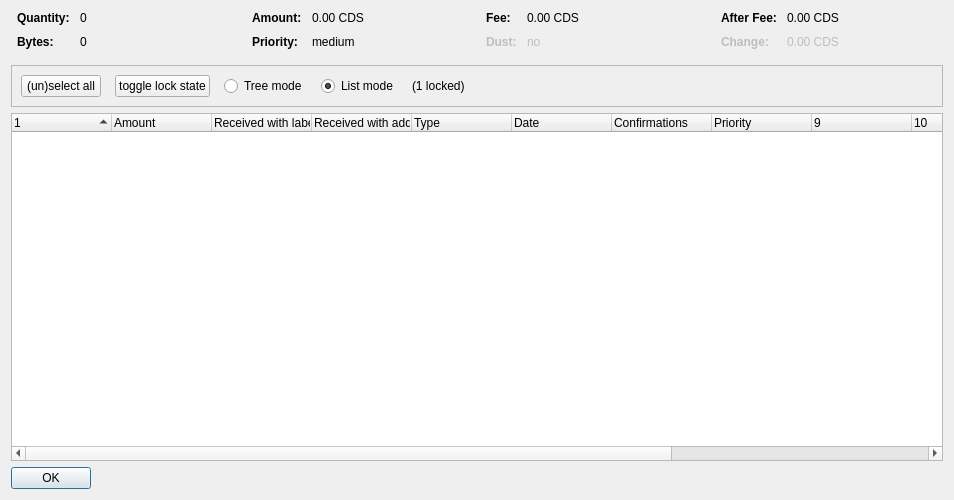
<?xml version="1.0" encoding="UTF-8"?>
<ui version="4.0">
 <class>CoinControlDialog</class>
 <widget class="QDialog" name="CoinControlDialog">
  <property name="geometry">
   <rect>
    <x>0</x>
    <y>0</y>
    <width>954</width>
    <height>500</height>
   </rect>
  </property>
  <property name="windowTitle">
   <string>Coin Selection</string>
  </property>
  <layout class="QVBoxLayout" name="verticalLayout">
   <item>
    <layout class="QHBoxLayout" name="horizontalLayoutTop" stretch="0,0,0,0">
     <property name="topMargin">
      <number>0</number>
     </property>
     <property name="bottomMargin">
      <number>10</number>
     </property>
     <item>
      <layout class="QFormLayout" name="formLayoutCoinControl1">
       <property name="horizontalSpacing">
        <number>10</number>
       </property>
       <property name="verticalSpacing">
        <number>10</number>
       </property>
       <property name="leftMargin">
        <number>6</number>
       </property>
       <property name="rightMargin">
        <number>6</number>
       </property>
       <item row="0" column="0">
        <widget class="QLabel" name="labelCoinControlQuantityText">
         <property name="font">
          <font>
           <weight>75</weight>
           <bold>true</bold>
          </font>
         </property>
         <property name="text">
          <string>Quantity:</string>
         </property>
        </widget>
       </item>
       <item row="0" column="1">
        <widget class="QLabel" name="labelCoinControlQuantity">
         <property name="cursor">
          <cursorShape>IBeamCursor</cursorShape>
         </property>
         <property name="contextMenuPolicy">
          <enum>Qt::ActionsContextMenu</enum>
         </property>
         <property name="text">
          <string notr="true">0</string>
         </property>
         <property name="textInteractionFlags">
          <set>Qt::LinksAccessibleByMouse|Qt::TextSelectableByKeyboard|Qt::TextSelectableByMouse</set>
         </property>
        </widget>
       </item>
       <item row="1" column="0">
        <widget class="QLabel" name="labelCoinControlBytesText">
         <property name="font">
          <font>
           <weight>75</weight>
           <bold>true</bold>
          </font>
         </property>
         <property name="text">
          <string>Bytes:</string>
         </property>
        </widget>
       </item>
       <item row="1" column="1">
        <widget class="QLabel" name="labelCoinControlBytes">
         <property name="cursor">
          <cursorShape>IBeamCursor</cursorShape>
         </property>
         <property name="contextMenuPolicy">
          <enum>Qt::ActionsContextMenu</enum>
         </property>
         <property name="text">
          <string notr="true">0</string>
         </property>
         <property name="textInteractionFlags">
          <set>Qt::LinksAccessibleByMouse|Qt::TextSelectableByKeyboard|Qt::TextSelectableByMouse</set>
         </property>
        </widget>
       </item>
      </layout>
     </item>
     <item>
      <layout class="QFormLayout" name="formLayoutCoinControl2">
       <property name="horizontalSpacing">
        <number>10</number>
       </property>
       <property name="verticalSpacing">
        <number>10</number>
       </property>
       <property name="leftMargin">
        <number>6</number>
       </property>
       <property name="rightMargin">
        <number>6</number>
       </property>
       <item row="0" column="0">
        <widget class="QLabel" name="labelCoinControlAmountText">
         <property name="font">
          <font>
           <weight>75</weight>
           <bold>true</bold>
          </font>
         </property>
         <property name="text">
          <string>Amount:</string>
         </property>
        </widget>
       </item>
       <item row="0" column="1">
        <widget class="QLabel" name="labelCoinControlAmount">
         <property name="cursor">
          <cursorShape>IBeamCursor</cursorShape>
         </property>
         <property name="contextMenuPolicy">
          <enum>Qt::ActionsContextMenu</enum>
         </property>
         <property name="text">
          <string notr="true">0.00 CDS</string>
         </property>
         <property name="textInteractionFlags">
          <set>Qt::LinksAccessibleByMouse|Qt::TextSelectableByKeyboard|Qt::TextSelectableByMouse</set>
         </property>
        </widget>
       </item>
       <item row="1" column="0">
        <widget class="QLabel" name="labelCoinControlPriorityText">
         <property name="font">
          <font>
           <weight>75</weight>
           <bold>true</bold>
          </font>
         </property>
         <property name="text">
          <string>Priority:</string>
         </property>
        </widget>
       </item>
       <item row="1" column="1">
        <widget class="QLabel" name="labelCoinControlPriority">
         <property name="cursor">
          <cursorShape>IBeamCursor</cursorShape>
         </property>
         <property name="contextMenuPolicy">
          <enum>Qt::ActionsContextMenu</enum>
         </property>
         <property name="text">
          <string>medium</string>
         </property>
         <property name="textInteractionFlags">
          <set>Qt::LinksAccessibleByMouse|Qt::TextSelectableByKeyboard|Qt::TextSelectableByMouse</set>
         </property>
        </widget>
       </item>
      </layout>
     </item>
     <item>
      <layout class="QFormLayout" name="formLayoutCoinControl3">
       <property name="horizontalSpacing">
        <number>10</number>
       </property>
       <property name="verticalSpacing">
        <number>10</number>
       </property>
       <property name="leftMargin">
        <number>6</number>
       </property>
       <property name="rightMargin">
        <number>6</number>
       </property>
       <item row="0" column="0">
        <widget class="QLabel" name="labelCoinControlFeeText">
         <property name="font">
          <font>
           <weight>75</weight>
           <bold>true</bold>
          </font>
         </property>
         <property name="text">
          <string>Fee:</string>
         </property>
        </widget>
       </item>
       <item row="0" column="1">
        <widget class="QLabel" name="labelCoinControlFee">
         <property name="cursor">
          <cursorShape>IBeamCursor</cursorShape>
         </property>
         <property name="contextMenuPolicy">
          <enum>Qt::ActionsContextMenu</enum>
         </property>
         <property name="text">
          <string notr="true">0.00 CDS</string>
         </property>
         <property name="textInteractionFlags">
          <set>Qt::LinksAccessibleByMouse|Qt::TextSelectableByKeyboard|Qt::TextSelectableByMouse</set>
         </property>
        </widget>
       </item>
       <item row="1" column="0">
        <widget class="QLabel" name="labelCoinControlLowOutputText">
         <property name="enabled">
          <bool>false</bool>
         </property>
         <property name="font">
          <font>
           <weight>75</weight>
           <bold>true</bold>
          </font>
         </property>
         <property name="text">
          <string>Dust:</string>
         </property>
        </widget>
       </item>
       <item row="1" column="1">
        <widget class="QLabel" name="labelCoinControlLowOutput">
         <property name="enabled">
          <bool>false</bool>
         </property>
         <property name="cursor">
          <cursorShape>IBeamCursor</cursorShape>
         </property>
         <property name="contextMenuPolicy">
          <enum>Qt::ActionsContextMenu</enum>
         </property>
         <property name="text">
          <string>no</string>
         </property>
         <property name="textInteractionFlags">
          <set>Qt::LinksAccessibleByMouse|Qt::TextSelectableByKeyboard|Qt::TextSelectableByMouse</set>
         </property>
        </widget>
       </item>
      </layout>
     </item>
     <item>
      <layout class="QFormLayout" name="formLayoutCoinControl4">
       <property name="horizontalSpacing">
        <number>10</number>
       </property>
       <property name="verticalSpacing">
        <number>10</number>
       </property>
       <property name="leftMargin">
        <number>6</number>
       </property>
       <property name="rightMargin">
        <number>6</number>
       </property>
       <item row="0" column="0">
        <widget class="QLabel" name="labelCoinControlAfterFeeText">
         <property name="font">
          <font>
           <weight>75</weight>
           <bold>true</bold>
          </font>
         </property>
         <property name="text">
          <string>After Fee:</string>
         </property>
        </widget>
       </item>
       <item row="0" column="1">
        <widget class="QLabel" name="labelCoinControlAfterFee">
         <property name="cursor">
          <cursorShape>IBeamCursor</cursorShape>
         </property>
         <property name="contextMenuPolicy">
          <enum>Qt::ActionsContextMenu</enum>
         </property>
         <property name="text">
          <string notr="true">0.00 CDS</string>
         </property>
         <property name="textInteractionFlags">
          <set>Qt::LinksAccessibleByMouse|Qt::TextSelectableByKeyboard|Qt::TextSelectableByMouse</set>
         </property>
        </widget>
       </item>
       <item row="1" column="0">
        <widget class="QLabel" name="labelCoinControlChangeText">
         <property name="enabled">
          <bool>false</bool>
         </property>
         <property name="font">
          <font>
           <weight>75</weight>
           <bold>true</bold>
          </font>
         </property>
         <property name="text">
          <string>Change:</string>
         </property>
        </widget>
       </item>
       <item row="1" column="1">
        <widget class="QLabel" name="labelCoinControlChange">
         <property name="enabled">
          <bool>false</bool>
         </property>
         <property name="cursor">
          <cursorShape>IBeamCursor</cursorShape>
         </property>
         <property name="contextMenuPolicy">
          <enum>Qt::ActionsContextMenu</enum>
         </property>
         <property name="text">
          <string notr="true">0.00 CDS</string>
         </property>
         <property name="textInteractionFlags">
          <set>Qt::LinksAccessibleByMouse|Qt::TextSelectableByKeyboard|Qt::TextSelectableByMouse</set>
         </property>
        </widget>
       </item>
      </layout>
     </item>
    </layout>
   </item>
   <item>
    <widget class="QFrame" name="frame">
     <property name="minimumSize">
      <size>
       <width>0</width>
       <height>40</height>
      </size>
     </property>
     <property name="frameShape">
      <enum>QFrame::StyledPanel</enum>
     </property>
     <property name="frameShadow">
      <enum>QFrame::Sunken</enum>
     </property>
     <layout class="QHBoxLayout" name="horizontalLayout">
      <item>
       <layout class="QHBoxLayout" name="horizontalLayoutPanel" stretch="0,0,0,0,0,0">
        <property name="spacing">
         <number>14</number>
        </property>
        <item>
         <widget class="QPushButton" name="pushButtonSelectAll">
          <property name="sizePolicy">
           <sizepolicy hsizetype="Maximum" vsizetype="Fixed">
            <horstretch>0</horstretch>
            <verstretch>0</verstretch>
           </sizepolicy>
          </property>
          <property name="text">
           <string>(un)select all</string>
          </property>
          <property name="autoDefault">
           <bool>false</bool>
          </property>
         </widget>
        </item>
        <item>
         <widget class="QPushButton" name="pushButtonToggleLock">
          <property name="sizePolicy">
           <sizepolicy hsizetype="Maximum" vsizetype="Fixed">
            <horstretch>0</horstretch>
            <verstretch>0</verstretch>
           </sizepolicy>
          </property>
          <property name="text">
           <string>toggle lock state</string>
          </property>
          <property name="autoDefault">
           <bool>false</bool>
          </property>
         </widget>
        </item>
        <item>
         <widget class="QRadioButton" name="radioTreeMode">
          <property name="sizePolicy">
           <sizepolicy hsizetype="Maximum" vsizetype="Fixed">
            <horstretch>0</horstretch>
            <verstretch>0</verstretch>
           </sizepolicy>
          </property>
          <property name="text">
           <string>Tree mode</string>
          </property>
         </widget>
        </item>
        <item>
         <widget class="QRadioButton" name="radioListMode">
          <property name="sizePolicy">
           <sizepolicy hsizetype="Maximum" vsizetype="Fixed">
            <horstretch>0</horstretch>
            <verstretch>0</verstretch>
           </sizepolicy>
          </property>
          <property name="text">
           <string>List mode</string>
          </property>
          <property name="checked">
           <bool>true</bool>
          </property>
         </widget>
        </item>
        <item>
         <widget class="QLabel" name="labelLocked">
          <property name="text">
           <string>(1 locked)</string>
          </property>
         </widget>
        </item>
        <item>
         <spacer name="horizontalSpacer">
          <property name="orientation">
           <enum>Qt::Horizontal</enum>
          </property>
          <property name="sizeHint" stdset="0">
           <size>
            <width>40</width>
            <height>20</height>
           </size>
          </property>
         </spacer>
        </item>
       </layout>
      </item>
     </layout>
    </widget>
   </item>
   <item>
    <widget class="CoinControlTreeWidget" name="treeWidget">
     <property name="contextMenuPolicy">
      <enum>Qt::CustomContextMenu</enum>
     </property>
     <property name="sortingEnabled">
      <bool>false</bool>
     </property>
     <property name="columnCount">
      <number>13</number>
     </property>
     <attribute name="headerShowSortIndicator" stdset="0">
      <bool>true</bool>
     </attribute>
     <attribute name="headerStretchLastSection">
      <bool>false</bool>
     </attribute>
     <column>
      <property name="text">
       <string/>
      </property>
     </column>
     <column>
      <property name="text">
       <string>Amount</string>
      </property>
     </column>
     <column>
      <property name="text">
       <string>Received with label</string>
      </property>
     </column>
     <column>
      <property name="text">
       <string>Received with address</string>
      </property>
     </column>
     <column>
      <property name="text">
	<string>Type</string>
      </property>
     </column>
     <column>
      <property name="text">	 
       <string>Date</string>
      </property>
     </column>
     <column>
      <property name="text">
       <string>Confirmations</string>
      </property>
      <property name="toolTip">
       <string>Confirmed</string>
      </property>
     </column>
     <column>
      <property name="text">
       <string>Priority</string>
      </property>
     </column>
     <column>
      <property name="text">
       <string/>
      </property>
     </column>
     <column>
      <property name="text">
       <string/>
      </property>
     </column>
     <column>
      <property name="text">
       <string/>
      </property>
     </column>
     <column>
      <property name="text">
       <string/>
      </property>
     </column>
     <column>
      <property name="text">
       <string/>
      </property>
     </column>
    </widget>
   </item>
   <item>
    <widget class="QDialogButtonBox" name="buttonBox">
     <property name="sizePolicy">
      <sizepolicy hsizetype="Maximum" vsizetype="Fixed">
       <horstretch>0</horstretch>
       <verstretch>0</verstretch>
      </sizepolicy>
     </property>
     <property name="orientation">
      <enum>Qt::Horizontal</enum>
     </property>
     <property name="standardButtons">
      <set>QDialogButtonBox::Ok</set>
     </property>
    </widget>
   </item>
  </layout>
 </widget>
 <customwidgets>
  <customwidget>
   <class>CoinControlTreeWidget</class>
   <extends>QTreeWidget</extends>
   <header>coincontroltreewidget.h</header>
  </customwidget>
 </customwidgets>
 <resources/>
 <connections/>
</ui>
